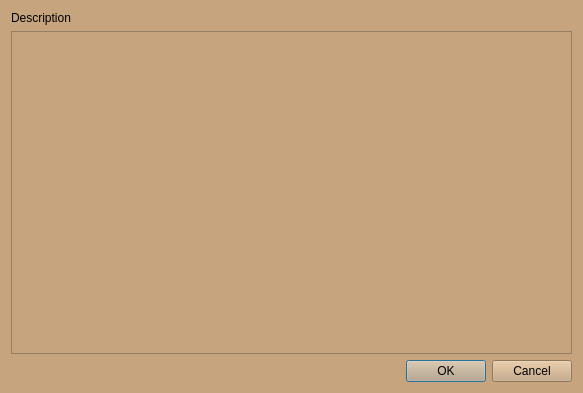
<?xml version="1.0" encoding="UTF-8"?>
<ui version="4.0">
 <class>DescriptionDetails</class>
 <widget class="QDialog" name="DescriptionDetails">
  <property name="geometry">
   <rect>
    <x>0</x>
    <y>0</y>
    <width>583</width>
    <height>393</height>
   </rect>
  </property>
  <property name="windowTitle">
   <string>Dialog</string>
  </property>
  <property name="styleSheet">
   <string notr="true">background-color: rgb(198, 165, 126);</string>
  </property>
  <layout class="QVBoxLayout" name="verticalLayout_2">
   <item>
    <layout class="QVBoxLayout" name="verticalLayout">
     <item>
      <widget class="QLabel" name="deslabel">
       <property name="styleSheet">
        <string notr="true">font: 18pt &quot;Academy Engraved LET&quot;;</string>
       </property>
       <property name="text">
        <string>Description</string>
       </property>
      </widget>
     </item>
     <item>
      <widget class="QPlainTextEdit" name="descriptionText"/>
     </item>
    </layout>
   </item>
   <item>
    <widget class="QDialogButtonBox" name="buttonBox">
     <property name="orientation">
      <enum>Qt::Horizontal</enum>
     </property>
     <property name="standardButtons">
      <set>QDialogButtonBox::Cancel|QDialogButtonBox::Ok</set>
     </property>
    </widget>
   </item>
  </layout>
 </widget>
 <resources/>
 <connections>
  <connection>
   <sender>buttonBox</sender>
   <signal>accepted()</signal>
   <receiver>DescriptionDetails</receiver>
   <slot>accept()</slot>
   <hints>
    <hint type="sourcelabel">
     <x>248</x>
     <y>254</y>
    </hint>
    <hint type="destinationlabel">
     <x>157</x>
     <y>274</y>
    </hint>
   </hints>
  </connection>
  <connection>
   <sender>buttonBox</sender>
   <signal>rejected()</signal>
   <receiver>DescriptionDetails</receiver>
   <slot>reject()</slot>
   <hints>
    <hint type="sourcelabel">
     <x>316</x>
     <y>260</y>
    </hint>
    <hint type="destinationlabel">
     <x>286</x>
     <y>274</y>
    </hint>
   </hints>
  </connection>
 </connections>
</ui>
